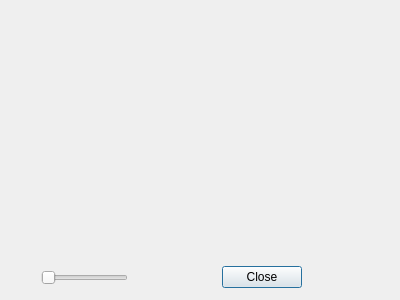
<?xml version="1.0" encoding="UTF-8"?>
<ui version="4.0">
 <class>DlgVideoPreview</class>
 <widget class="QDialog" name="DlgVideoPreview">
  <property name="geometry">
   <rect>
    <x>0</x>
    <y>0</y>
    <width>400</width>
    <height>300</height>
   </rect>
  </property>
  <property name="windowTitle">
   <string>Video Preview</string>
  </property>
  <property name="windowIcon">
   <iconset resource="resources.qrc">
    <normaloff>:/icons/Icons/okjicon144x144.png</normaloff>:/icons/Icons/okjicon144x144.png</iconset>
  </property>
  <layout class="QVBoxLayout" name="verticalLayout">
   <item>
    <widget class="VideoDisplay" name="videoDisplay" native="true">
     <property name="sizePolicy">
      <sizepolicy hsizetype="Preferred" vsizetype="Expanding">
       <horstretch>0</horstretch>
       <verstretch>0</verstretch>
      </sizepolicy>
     </property>
    </widget>
   </item>
   <item>
    <layout class="QHBoxLayout" name="horizontalLayout">
     <item>
      <widget class="QToolButton" name="toolButtonMute">
       <property name="autoRaise">
        <bool>true</bool>
       </property>
      </widget>
     </item>
     <item>
      <widget class="VolSlider" name="sliderVolume">
       <property name="maximumSize">
        <size>
         <width>112</width>
         <height>16777215</height>
        </size>
       </property>
       <property name="minimumSize">
        <size>
         <width>80</width>
         <height>0</height>
        </size>
       </property>
       <property name="accessibleName">
        <string>Preview volume</string>
       </property>
       <property name="toolTip">
        <string>Preview volume</string>
       </property>
       <property name="maximum">
        <number>100</number>
       </property>
       <property name="orientation">
        <enum>Qt::Horizontal</enum>
       </property>
      </widget>
     </item>
     <item>
      <spacer name="horizontalSpacer">
       <property name="orientation">
        <enum>Qt::Horizontal</enum>
       </property>
       <property name="sizeHint" stdset="0">
        <size>
         <width>40</width>
         <height>20</height>
        </size>
       </property>
      </spacer>
     </item>
     <item>
      <widget class="QPushButton" name="pushButtonClose">
       <property name="text">
        <string>Close</string>
       </property>
      </widget>
     </item>
     <item>
      <spacer name="horizontalSpacer_2">
       <property name="orientation">
        <enum>Qt::Horizontal</enum>
       </property>
       <property name="sizeHint" stdset="0">
        <size>
         <width>40</width>
         <height>20</height>
        </size>
       </property>
      </spacer>
     </item>
    </layout>
   </item>
  </layout>
 </widget>
<customwidgets>
  <customwidget>
   <class>VideoDisplay</class>
   <extends>QWidget</extends>
   <header location="global">videodisplay.h</header>
   <container>1</container>
  </customwidget>
  <customwidget>
   <class>VolSlider</class>
   <extends>QSlider</extends>
   <header location="global">volslider.h</header>
  </customwidget>
</customwidgets>
 <resources>
  <include location="resources.qrc"/>
 </resources>
 <connections/>
</ui>
